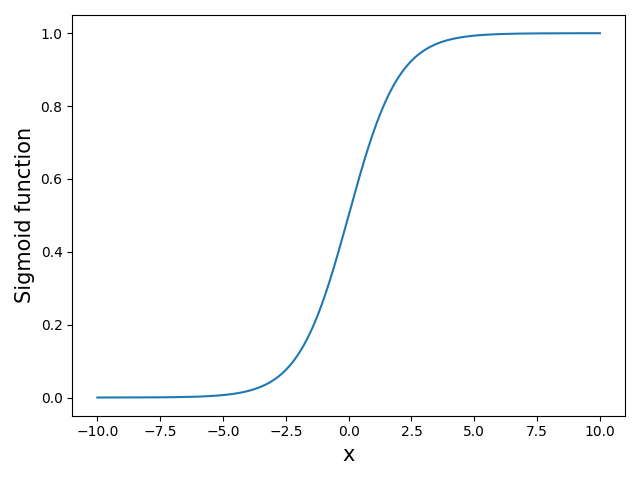

Here is the Python script that generated this plot:
import numpy as np
import matplotlib.pyplot as plt

x = np.linspace(-10, 10, 1000)
sigmoid = 1./(1+np.exp(-x))
step = x>0.0


plt.plot(x, sigmoid)
plt.xlabel("x", size=15)
plt.ylabel("Sigmoid function", size=15)
plt.tight_layout()
plt.savefig("sigmoid.png")
plt.clf()

plt.plot(x, step)
plt.xlabel("x", size=15)
plt.ylabel("Step function", size=15)
plt.tight_layout()
plt.savefig("step.png")
plt.clf()

plt.plot(x, step)
plt.plot(x, sigmoid)
plt.xlabel("x", size=15)
plt.ylabel("Activation function", size=15)
plt.legend(["Step function","Sigmoid function"])
plt.tight_layout()
plt.savefig("step_sigmoid.png")
plt.clf()